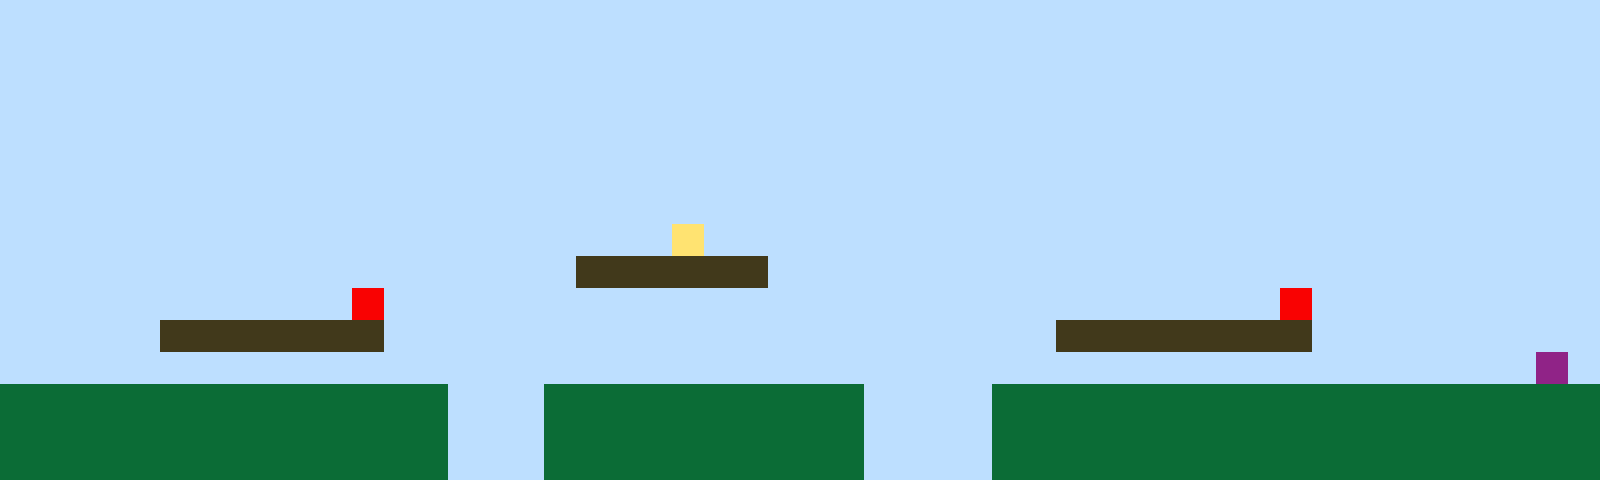

A level layout from a 2D game, rendered from its tile map. Below: a short description, then the map file with its tile-grid data intact:
An orthogonal 50x15 tile map with 32x32 px tiles, 1 tile layer (Tile Layer 1).

<map version="1.10" tiledversion="1.11.2" orientation="orthogonal" renderorder="right-up" width="50" height="15" tilewidth="32" tileheight="32" infinite="0" nextlayerid="2" nextobjectid="1"><editorsettings><export target="map1.csv" format="csv" /></editorsettings><tileset firstgid="1" name="sprites" tilewidth="32" tileheight="32" tilecount="6" columns="3"><image source="sprites.png" width="96" height="64" /></tileset><layer id="1" name="Tile Layer 1" width="50" height="15"><data encoding="csv">1,1,1,1,1,1,1,1,1,1,1,1,1,1,1,1,1,1,1,1,1,1,1,1,1,1,1,1,1,1,1,1,1,1,1,1,1,1,1,1,1,1,1,1,1,1,1,1,1,1,1,1,1,1,1,1,1,1,1,1,1,1,1,1,1,1,1,1,1,1,1,1,1,1,1,1,1,1,1,1,1,1,1,1,1,1,1,1,1,1,1,1,1,1,1,1,1,1,1,1,1,1,1,1,1,1,1,1,1,1,1,1,1,1,1,1,1,1,1,1,1,1,1,1,1,1,1,1,1,1,1,1,1,1,1,1,1,1,1,1,1,1,1,1,1,1,1,1,1,1,1,1,1,1,1,1,1,1,1,1,1,1,1,1,1,1,1,1,1,1,1,1,1,1,1,1,1,1,1,1,1,1,1,1,1,1,1,1,1,1,1,1,1,1,1,1,1,1,1,1,1,1,1,1,1,1,1,1,1,1,1,1,1,1,1,1,1,1,1,1,1,1,1,1,1,1,1,1,1,1,1,1,1,1,1,1,1,1,1,1,1,1,1,1,1,1,1,1,1,1,1,1,1,1,1,1,1,1,1,1,1,1,1,1,1,1,1,1,1,1,1,1,1,1,1,1,1,1,1,1,1,1,1,1,1,1,1,1,1,1,1,1,1,1,1,1,1,1,1,1,1,1,1,1,1,1,1,1,1,1,1,1,1,1,1,1,1,1,1,1,1,1,1,1,1,1,1,1,1,1,1,1,1,1,1,1,1,1,1,1,1,1,1,1,1,1,1,1,1,1,1,1,1,1,1,1,1,1,1,1,1,1,1,1,1,1,1,1,1,1,1,4,1,1,1,1,1,1,1,1,1,1,1,1,1,1,1,1,1,1,1,1,1,1,1,1,1,1,1,1,1,1,1,1,1,1,1,1,1,1,1,1,1,1,1,1,1,1,3,3,3,3,3,3,1,1,1,1,1,1,1,1,1,1,1,1,1,1,1,1,1,1,1,1,1,1,1,1,1,1,1,1,1,1,1,1,1,1,1,1,1,5,1,1,1,1,1,1,1,1,1,1,1,1,1,1,1,1,1,1,1,1,1,1,1,1,1,1,1,1,5,1,1,1,1,1,1,1,1,1,1,1,1,1,1,3,3,3,3,3,3,3,1,1,1,1,1,1,1,1,1,1,1,1,1,1,1,1,1,1,1,1,1,3,3,3,3,3,3,3,3,1,1,1,1,1,1,1,1,1,1,1,1,1,1,1,1,1,1,1,1,1,1,1,1,1,1,1,1,1,1,1,1,1,1,1,1,1,1,1,1,1,1,1,1,1,1,1,1,1,1,1,1,1,1,1,1,1,6,1,2,2,2,2,2,2,2,2,2,2,2,2,2,2,1,1,1,2,2,2,2,2,2,2,2,2,2,1,1,1,1,2,2,2,2,2,2,2,2,2,2,2,2,2,2,2,2,2,2,2,2,2,2,2,2,2,2,2,2,2,2,2,2,2,1,1,1,2,2,2,2,2,2,2,2,2,2,1,1,1,1,2,2,2,2,2,2,2,2,2,2,2,2,2,2,2,2,2,2,2,2,2,2,2,2,2,2,2,2,2,2,2,2,2,1,1,1,2,2,2,2,2,2,2,2,2,2,1,1,1,1,2,2,2,2,2,2,2,2,2,2,2,2,2,2,2,2,2,2,2</data></layer></map>
